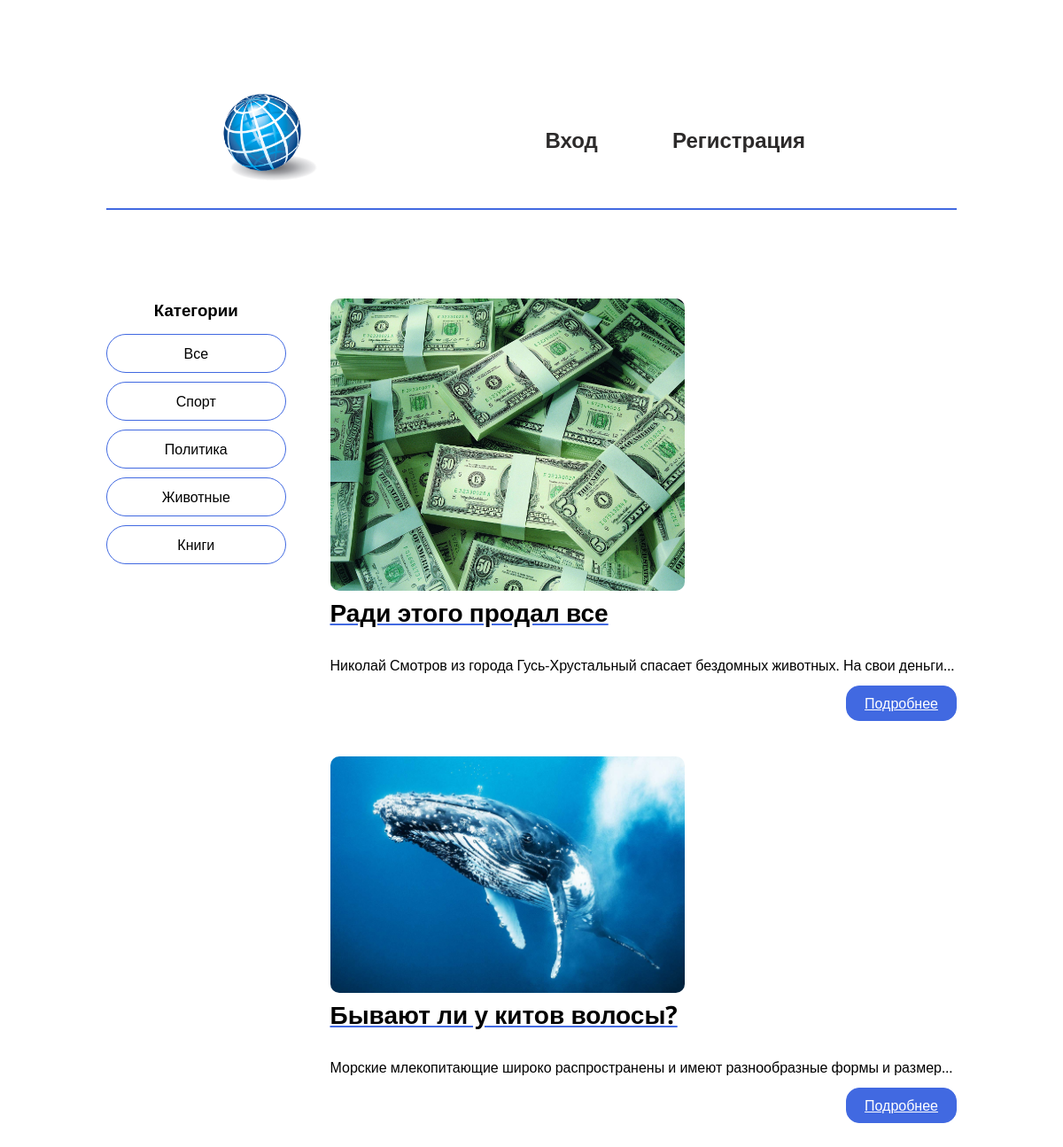
The page /category/4 on the database as committed earlier.
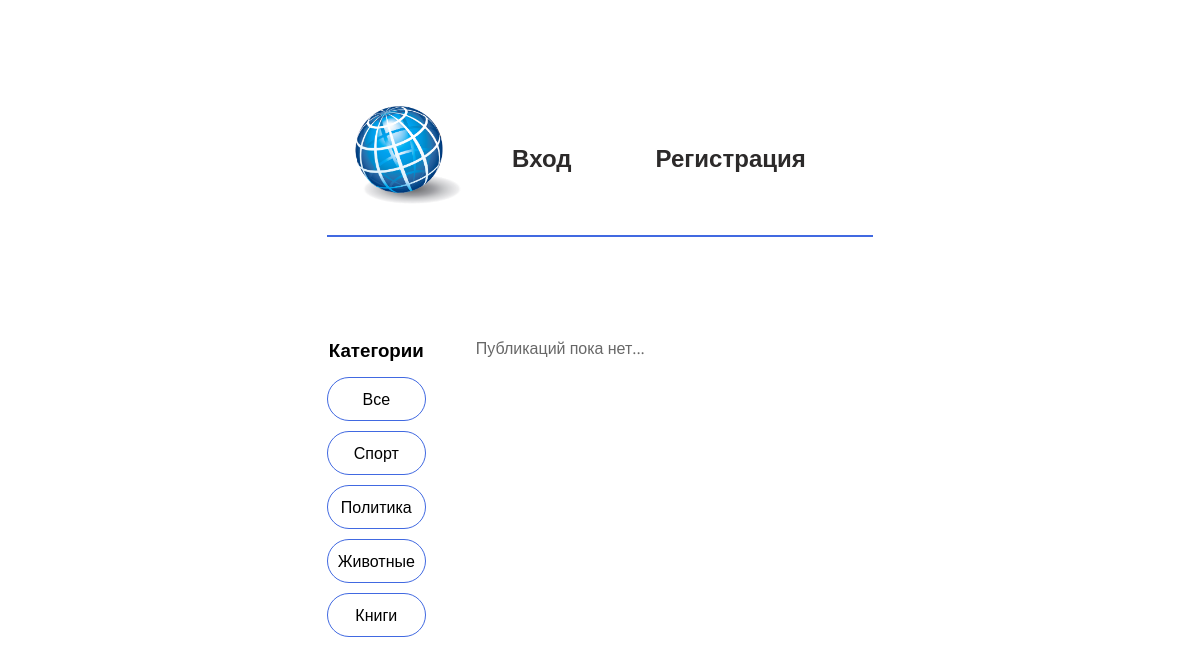
The same page on the database as committed later.
### website/models.py (models this page shows, shortened)
class Categories(models.Model):
    name = models.CharField(verbose_name="Название",
                             max_length=30,
                             blank=False)
    description = models.TextField(verbose_name="Описание")
    class Meta:
        verbose_name = "Категорию"
        verbose_name_plural = "Категории"

class News(models.Model):
    title = models.CharField(verbose_name="Заголовок",
                             max_length=30,
                             blank=False)
    description = models.TextField(verbose_name="Описание")
    created_at = models.DateTimeField(verbose_name="Созданно в",
                                      auto_now_add=True)
    published_at = models.DateTimeField(verbose_name="Опубликовать в",
                                        default=dt.now())
    photo = models.ImageField(verbose_name="Путь к фото",
                              upload_to="photo_for_news/",
                              blank=True)
    is_published = models.BooleanField(verbose_name="Статус публикации",
                                       default=True)
    category = models.ForeignKey(verbose_name="Категория",
                                 to=Categories,
                                 on_delete=models.PROTECT)
    class Meta:
        verbose_name = "Новость"
        verbose_name_plural = "Новости"

### website/views.py (the view)
# urls.py: path('', index, name="home"),
def index(request, id=None):
    data = {
        "categories": Categories.objects.all(),
        "news": News.objects.all(),
        "count_news": 1
    }
    if id:
        data["category"] = Categories.objects.get(id=id)
        data["news"] = News.objects.filter(category=id)
        data["count_news"] = len(News.objects.filter(category=id))
    return render(request, "index.html", data)

### website/templates/index.html (shortened to what this page needs)
{% extends "base.html" %}
{% block content %}
<aside class="main_page">
            <h3>Категории</h3>
            <a href="/">Все</a>
            {% for category in categories %}
            <a href="/category/{{ category.id }}">{{ category.name }}</a>
            {% endfor %}
        </aside>
        <section class="cards">
            {% if count_news %}
            {% for news in news %}
            <article class="card">
                <img class="img_news" src="/media/{{ news.photo }}" alt="photo"/>
                <h2>{{ news.title }}</h2>
                <p>{{ news.description }}</p>
                <a href="/news/{{ news.id }}">Подробнее</a>
            </article>
            {% endfor %}
            {% else %}
            <p class="no-public">Публикаций пока нет...</p>
            {% endif %}
        </section>
{% endblock %}

### website/templates/base.html (shortened to what this page needs)
{% load static %}
<!DOCTYPE html>
<html lang="ru">
<head>
</head>
<body>
    <header class="header">
        <a href="/"><img class="logo" src="{% static 'logo.png' %}" alt="logo"/></a>
        <article class="auth">
        {% if user.is_authenticated %}
        <a class="link" href="{% url 'logout' %}">Выход</a>
        {% if user.is_superuser %}
        <a class="link" href="/admin/"> Админ-панель </a>
        {% endif %}
        {% else %}
            <a class="link" href="{% url 'login' %}">Вход</a>
            <a class="link" href="{% url 'signup' %}">Регистрация</a>
        {% endif %}
        </article>
    </header>
    <hr class="line_header"/>
    <main class="main">
        {% block content %}
        {% endblock %}
    </main>
</body>
</html>

### website/templates/base.html (style rules this page uses)
* { margin: 0; padding: 0; box-sizing: border-box; font-family: 'Open Sans', sans-serif; }
html { display: flex; flex-direction: column; align-items: center; justify-content: center; }
body { padding: 10vh 10vw; }
.main { display: grid; grid-template-columns: repeat(4, 1fr); grid-gap: 50px; padding: 100px 0 0; }
.main > aside { grid-column: span 1; }
.main > aside > h3 { padding-bottom: 15px; text-align: center; }
.main > aside > a { cursor: pointer; display: grid; text-decoration: none; border: 1px solid rgb(65, 105, 225); padding: 10px; text-align: center; border-radius: 30px; color: black; margin-bottom: 10px; }
.main > section.cards { grid-column: span 3; }
.link { padding: 0 40px; font-size: 24px; text-decoration: none; color: rgb(44, 42, 42); font-weight: 600; }
.header { display: flex; justify-content: space-around; align-items: center; padding: 25px; border-radius: 20px; }
.logo { height: 100px; object-fit: contain; border-radius: 30%; }
.line_header { border: 1px solid rgb(65, 105, 225); }
.no-public { color: rgb(104, 104, 104); }

Rows that differ between the two databases and show on the page:
removed News: photo (picture), title "Ради этого продал все", description "Николай Смотров из города Гусь-Хрустальный спасает бездомных животных. На свои деньги…"
removed News: photo (picture), title "Бывают ли у китов волосы?", description "‌Морские млекопитающие широко распространены и имеют разнообразные формы и размер…"
Other text that changed with them:
text now shown: "Публикаций пока нет..."
